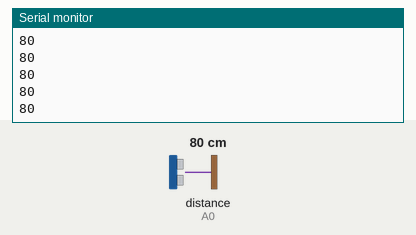
This sketch was run on a simulated Arduino Uno, built with avr-gcc and run on an emulated ATmega328P. On the bench: the last lines printed to the serial monitor. Wiring (inferred from the names in the program): ultrasonic range finder: trigger A1; echo A0. The inputs (shaded band) are chosen by the test bench; at power-on: distance to the obstacle (sensor on A0) 80 cm. The echo pulse lasts 58.3 µs per cm.

Above: at 1.2 s.
1.3 s: distance to the obstacle (sensor on A0) set to 2 cm
At 1.48 s:
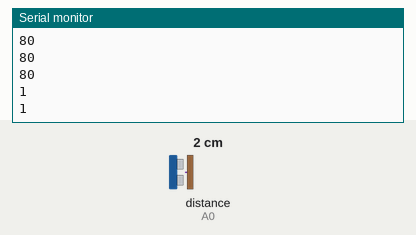
2.8 s: distance to the obstacle (sensor on A0) set to 4 cm
At 2.89 s:
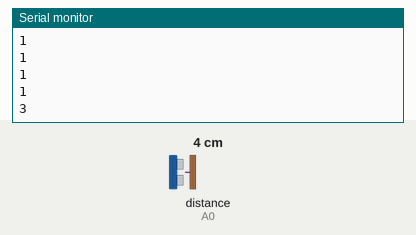
Timing chart, 0 to 5.8 s (numbered marks = the images above; inputs shaded):
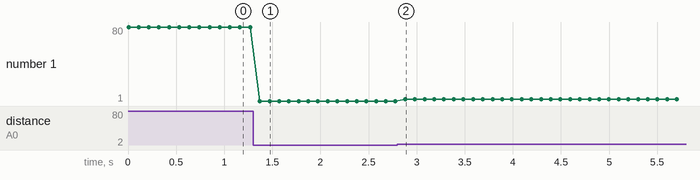

Measured:
- after the input at 1.3 s, the serial monitor: prints a new line after 0.07 s (image 1)
- after the input at 2.8 s, the serial monitor: prints a new line after 0.08 s (image 2)
- plotted number 1: 80 → 1 after the input at 1.3 s, 1 → 3 after the input at 2.8 s

The sketch:

1_ultrasonicTest.ino
```cpp
#define trig A1
#define echo A0
void setup() {
  Serial.begin(115200);

}

void loop() {

 Serial.println(getDistance());
 delay(100);
}
int getDistance(){
  long duration, distance;
  pinMode(trig,OUTPUT);
  pinMode(echo,INPUT);
  digitalWrite(trig,0);
  delayMicroseconds(2);
  digitalWrite(trig,1);
  delayMicroseconds(10);
  digitalWrite(trig,0);
  duration =pulseIn(echo,1);
  distance = duration/29/2; //Distance is measured in Centimeters
  return distance;
//  return duration;
}
```
